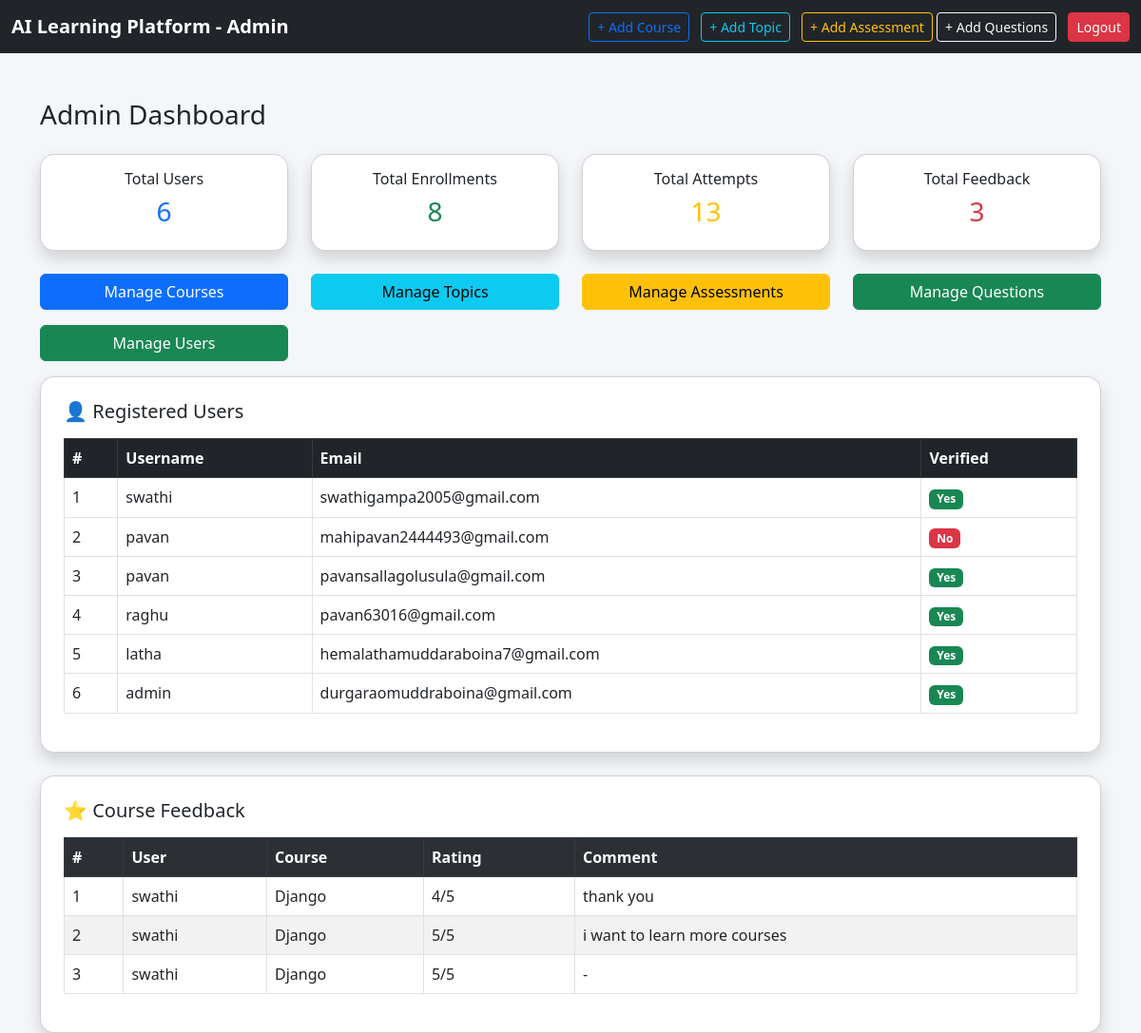
Before: /admin-dashboard/ (signed in) with the older database file.
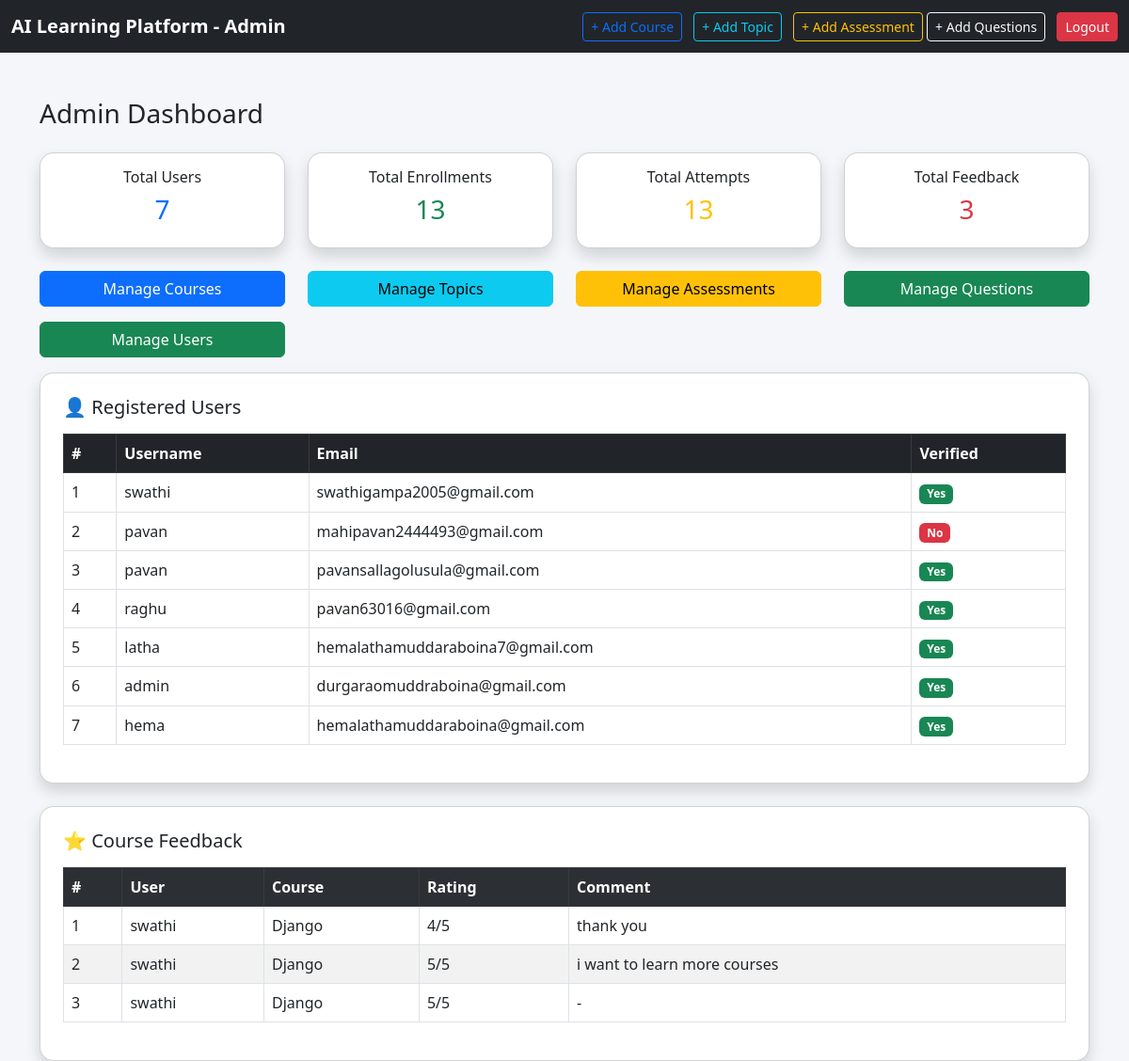
After: the same page with the newer database file.
### core/models.py (models this page shows, shortened)
class User(models.Model):
    full_name = models.CharField(max_length=100)
    email = models.EmailField(unique=True, max_length=255)
    username = models.CharField(max_length=50,)
    password = models.CharField(max_length=255)
    is_verified = models.BooleanField(default=False)
    created_at = models.DateTimeField(auto_now_add=True)

class Feedback(models.Model):
    user = models.ForeignKey(User, on_delete=models.CASCADE)
    course = models.ForeignKey(Course, on_delete=models.CASCADE)
    rating = models.IntegerField()
    comment = models.TextField()
    created_at = models.DateTimeField(auto_now_add=True)

class Course(models.Model):
    course_name = models.CharField(max_length=100)
    description = models.TextField()
    is_active = models.BooleanField(default=True)

### core/views.py (the view)
# urls.py: path('admin-dashboard/', views.admin_dashboard, name='admin_dashboard'),
def admin_dashboard(request):
    if not request.session.get('admin'):
        return redirect('admin_login')
    users = User.objects.all()
    enrollments = Enrollment.objects.all()
    scores = UserScore.objects.all()
    feedbacks = Feedback.objects.all()
    return render(request, 'admin/dashboard.html', {
        'users': users,
        'enrollments': enrollments,
        'scores': scores,
        'feedbacks': feedbacks
    })

### core/templates/admin/dashboard.html (shortened to what this page needs)
<!DOCTYPE html>
<html lang="en">
<head>
    <link href="https://cdn.jsdelivr.net/npm/bootstrap@5.3.0/dist/css/bootstrap.min.css" rel="stylesheet">
</head>
<body>
<nav class="navbar navbar-dark bg-dark">
    <div class="container-fluid">
        <span class="navbar-brand fw-bold">AI Learning Platform - Admin</span>
        <div>
            <a href="{% url 'add_course' %}" class="btn btn-outline-primary btn-sm ms-2">
    + Add Course
</a>
<a href="{% url 'add_topic' %}" class="btn btn-outline-info btn-sm ms-2">
    + Add Topic
</a>
<a href="{% url 'add_assessment' %}" class="btn btn-outline-warning btn-sm ms-2">
    + Add Assessment
</a>
<a href="{% url 'add_question' %}" class="btn btn-outline-light btn-sm">
                + Add Questions
            </a>
            <a href="/" class="btn btn-danger btn-sm ms-2">
                Logout
            </a>
        </div>
    </div>
</nav>
<div class="container mt-5">
    <h3 class="mb-4">Admin Dashboard</h3>
    <div class="row text-center mb-4">
        <div class="col-md-3">
            <div class="card shadow p-3">
                <h6>Total Users</h6>
                <h3 class="text-primary">{{ users.count }}</h3>
            </div>
        </div>
        <div class="col-md-3">
            <div class="card shadow p-3">
                <h6>Total Enrollments</h6>
                <h3 class="text-success">{{ enrollments.count }}</h3>
            </div>
        </div>
        <div class="col-md-3">
            <div class="card shadow p-3">
                <h6>Total Attempts</h6>
                <h3 class="text-warning">{{ scores.count }}</h3>
            </div>
        </div>
        <div class="col-md-3">
            <div class="card shadow p-3">
                <h6>Total Feedback</h6>
                <h3 class="text-danger">{{ feedbacks.count }}</h3>
            </div>
        </div>
    </div>
    <div class="row mt-4">
    <div class="col-md-3">
        <a href="{% url 'manage_courses' %}" class="btn btn-primary w-100 mb-3">
            Manage Courses
        </a>
    </div>
    <div class="col-md-3">
        <a href="{% url 'manage_topics' %}" class="btn btn-info w-100 mb-3">
            Manage Topics
        </a>
    </div>
    <div class="col-md-3">
        <a href="{% url 'manage_assessments' %}" class="btn btn-warning w-100 mb-3">
            Manage Assessments
        </a>
    </div>
    <div class="col-md-3">
        <a href="{% url 'manage_questions' %}" class="btn btn-success w-100 mb-3">
            Manage Questions
        </a>
    </div>
    <div class="col-md-3">
        <a href="{% url 'manage_users' %}" class="btn btn-success w-100 mb-3">
            Manage Users
        </a>
    </div>
</div>
    <div class="card shadow p-4 mb-4">
        <h5 class="mb-3">👤 Registered Users</h5>
        <table class="table table-bordered table-hover">
            <tr class="table-dark">
                <th>#</th>
                <th>Username</th>
                <th>Email</th>
                <th>Verified</th>
            </tr>
            {% for u in users %}
            <tr>
                <td>{{ forloop.counter }}</td>
                <td>{{ u.username }}</td>
                <td>{{ u.email }}</td>
                <td>
                    {% if u.is_verified %}
                        <span class="badge bg-success">Yes</span>
                    {% else %}
                        <span class="badge bg-danger">No</span>
                    {% endif %}
                </td>
            </tr>
            {% endfor %}
        </table>
    </div>
    <div class="card shadow p-4">
        <h5 class="mb-3">⭐ Course Feedback</h5>
        <table class="table table-striped table-bordered">
            <tr class="table-dark">
                <th>#</th>
                <th>User</th>
                <th>Course</th>
                <th>Rating</th>
                <th>Comment</th>
            </tr>
            {% for f in feedbacks %}
            <tr>
                <td>{{ forloop.counter }}</td>
                <td>{{ f.user.username }}</td>
                <td>{{ f.course.course_name }}</td>
                <td>{{ f.rating }}/5</td>
                <td>{{ f.comment|default:"-" }}</td>
            </tr>
            {% empty %}
            <tr>
                <td colspan="5" class="text-center">No feedback available</td>
            </tr>
            {% endfor %}
        </table>
    </div>
</div>
</body>
</html>

### core/templates/admin/dashboard.html (style rules this page uses)
body { background-color: #f4f6f9; }
.card { border-radius: 15px; }

Changed rows visible on the page:
added User: username "hema", email "hemalathamuddaraboina@gmail.com", is_verified "Yes"
Other visible differences:
{{ users.count }}: "6" → "7"
{{ enrollments.count }}: "8" → "13"
